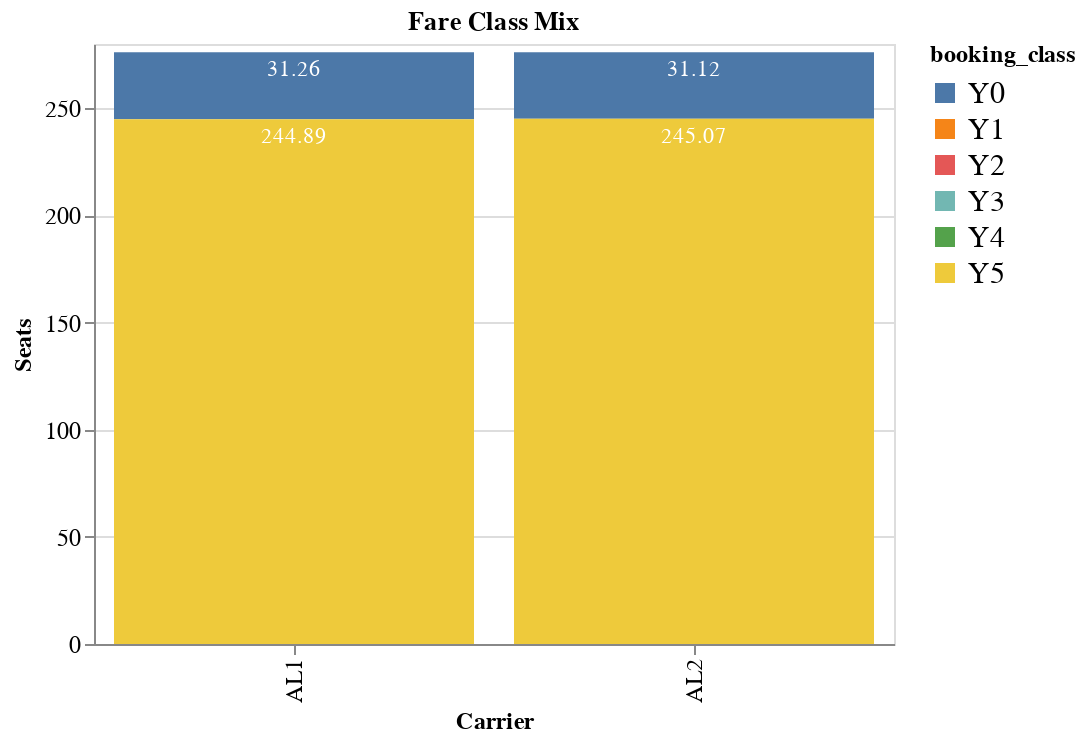

Notebook code cell kept with this figure:
### Code cell
summary.fig_fare_class_mix()

### Figure 1 — Vega-Lite specification as saved in the notebook (floating-point values rounded to 4 significant figures)
{"config": {"view": {"continuousWidth": 300, "continuousHeight": 300}, "axis": {"labelFontSize": 12, "titleFontSize": 12}, "legend": {"labelFontSize": 15, "titleFontSize": 12}}, "layer": [{"mark": {"type": "bar"}, "encoding": {"color": {"field": "booking_class", "type": "nominal"}, "tooltip": [{"field": "carrier", "type": "nominal"}, {"field": "booking_class", "type": "nominal"}, {"field": "avg_sold", "format": ".2f", "type": "quantitative"}], "x": {"field": "carrier", "title": "Carrier", "type": "nominal"}, "y": {"field": "avg_sold", "stack": "zero", "title": "Seats", "type": "quantitative"}}, "title": "Fare Class Mix", "transform": [{"calculate": "datum.avg_sold / 2.0", "as": "halfsold"}]}, {"mark": {"type": "text", "baseline": "top", "color": "white", "dx": 0, "dy": 3}, "encoding": {"opacity": {"condition": {"test": "datum.avg_sold < 16.571", "value": 0}, "value": 1}, "order": {"field": "booking_class", "sort": "descending", "type": "nominal"}, "text": {"field": "avg_sold", "format": ".2f", "type": "quantitative"}, "x": {"field": "carrier", "title": "Carrier", "type": "nominal"}, "y": {"field": "avg_sold", "stack": "zero", "title": "Seats", "type": "quantitative"}}, "title": "Fare Class Mix", "transform": [{"calculate": "datum.avg_sold / 2.0", "as": "halfsold"}]}], "data": {"name": "data-e0e1dff45815675a2a06bb0c5e727b14"}, "height": 300, "width": 400, "$schema": "https://vega.github.io/schema/vega-lite/v5.15.1.json", "datasets": {"data-e0e1dff45815675a2a06bb0c5e727b14": [{"carrier": "AL1", "booking_class": "Y0", "avg_sold": 31.26}, {"carrier": "AL1", "booking_class": "Y1", "avg_sold": 0.0}, {"carrier": "AL1", "booking_class": "Y2", "avg_sold": 0.0}, {"carrier": "AL1", "booking_class": "Y3", "avg_sold": 0.0}, {"carrier": "AL1", "booking_class": "Y4", "avg_sold": 0.0}, {"carrier": "AL1", "booking_class": "Y5", "avg_sold": 244.9}, {"carrier": "AL2", "booking_class": "Y0", "avg_sold": 31.12}, {"carrier": "AL2", "booking_class": "Y1", "avg_sold": 0.0}, {"carrier": "AL2", "booking_class": "Y2", "avg_sold": 0.0}, {"carrier": "AL2", "booking_class": "Y3", "avg_sold": 0.0}, {"carrier": "AL2", "booking_class": "Y4", "avg_sold": 0.0}, {"carrier": "AL2", "booking_class": "Y5", "avg_sold": 245.1}]}}
